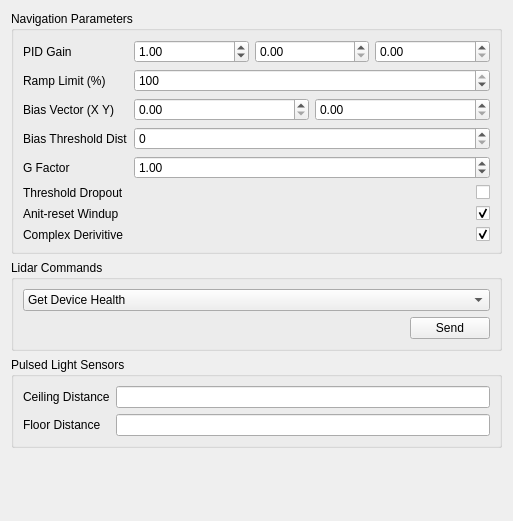
<?xml version="1.0" encoding="UTF-8"?>
<ui version="4.0">
 <class>sensor_controls</class>
 <widget class="QWidget" name="sensor_controls">
  <property name="geometry">
   <rect>
    <x>0</x>
    <y>0</y>
    <width>513</width>
    <height>521</height>
   </rect>
  </property>
  <property name="windowTitle">
   <string>Form</string>
  </property>
  <layout class="QVBoxLayout" name="verticalLayout_4">
   <item>
    <widget class="QGroupBox" name="groupBox">
     <property name="title">
      <string>Navigation Parameters</string>
     </property>
     <layout class="QVBoxLayout" name="verticalLayout">
      <item>
       <layout class="QFormLayout" name="formLayout">
        <item row="0" column="0">
         <widget class="QLabel" name="label_5">
          <property name="text">
           <string>PID Gain</string>
          </property>
         </widget>
        </item>
        <item row="0" column="1">
         <layout class="QHBoxLayout" name="horizontalLayout_6">
          <item>
           <widget class="QDoubleSpinBox" name="m_alt_P_sb">
            <property name="maximum">
             <double>100.000000000000000</double>
            </property>
            <property name="singleStep">
             <double>0.100000000000000</double>
            </property>
            <property name="value">
             <double>1.000000000000000</double>
            </property>
           </widget>
          </item>
          <item>
           <widget class="QDoubleSpinBox" name="m_alt_I_sb">
            <property name="maximum">
             <double>10.000000000000000</double>
            </property>
            <property name="singleStep">
             <double>0.010000000000000</double>
            </property>
           </widget>
          </item>
          <item>
           <widget class="QDoubleSpinBox" name="m_alt_D_sb">
            <property name="maximum">
             <double>100.000000000000000</double>
            </property>
            <property name="singleStep">
             <double>0.100000000000000</double>
            </property>
           </widget>
          </item>
         </layout>
        </item>
        <item row="1" column="0">
         <widget class="QLabel" name="label_6">
          <property name="text">
           <string>Ramp Limit (%)</string>
          </property>
         </widget>
        </item>
        <item row="1" column="1">
         <widget class="QSpinBox" name="m_alt_ramp_sb">
          <property name="maximum">
           <number>100</number>
          </property>
          <property name="value">
           <number>100</number>
          </property>
         </widget>
        </item>
        <item row="2" column="0">
         <widget class="QLabel" name="label_7">
          <property name="text">
           <string>Bias Vector (X Y)</string>
          </property>
         </widget>
        </item>
        <item row="2" column="1">
         <layout class="QHBoxLayout" name="horizontalLayout_7">
          <item>
           <widget class="QDoubleSpinBox" name="m_bias_x_sb">
            <property name="maximum">
             <double>5000.000000000000000</double>
            </property>
           </widget>
          </item>
          <item>
           <widget class="QDoubleSpinBox" name="m_bias_y_sb">
            <property name="maximum">
             <double>5000.000000000000000</double>
            </property>
            <property name="value">
             <double>0.000000000000000</double>
            </property>
           </widget>
          </item>
         </layout>
        </item>
        <item row="3" column="0">
         <widget class="QLabel" name="label_12">
          <property name="text">
           <string>Bias Threshold Dist</string>
          </property>
         </widget>
        </item>
        <item row="3" column="1">
         <widget class="QSpinBox" name="m_bias_threshold_sb">
          <property name="maximum">
           <number>10000</number>
          </property>
          <property name="singleStep">
           <number>10</number>
          </property>
         </widget>
        </item>
        <item row="4" column="0">
         <widget class="QLabel" name="label_11">
          <property name="text">
           <string>G Factor</string>
          </property>
         </widget>
        </item>
        <item row="4" column="1">
         <widget class="QDoubleSpinBox" name="m_g_factor_sb">
          <property name="maximum">
           <double>100.000000000000000</double>
          </property>
          <property name="singleStep">
           <double>0.010000000000000</double>
          </property>
          <property name="value">
           <double>1.000000000000000</double>
          </property>
         </widget>
        </item>
        <item row="5" column="0">
         <widget class="QLabel" name="label_13">
          <property name="text">
           <string>Threshold Dropout</string>
          </property>
         </widget>
        </item>
        <item row="5" column="1">
         <widget class="QCheckBox" name="m_threshold_dropout_cb">
          <property name="layoutDirection">
           <enum>Qt::RightToLeft</enum>
          </property>
          <property name="text">
           <string/>
          </property>
         </widget>
        </item>
        <item row="6" column="0">
         <widget class="QLabel" name="label_8">
          <property name="text">
           <string>Anit-reset Windup</string>
          </property>
         </widget>
        </item>
        <item row="6" column="1">
         <widget class="QCheckBox" name="m_ant_reset_windup_cb">
          <property name="layoutDirection">
           <enum>Qt::RightToLeft</enum>
          </property>
          <property name="text">
           <string/>
          </property>
          <property name="checked">
           <bool>true</bool>
          </property>
         </widget>
        </item>
        <item row="7" column="0">
         <widget class="QLabel" name="label_9">
          <property name="text">
           <string>Complex Derivitive</string>
          </property>
         </widget>
        </item>
        <item row="7" column="1">
         <widget class="QCheckBox" name="m_complex_der_cb">
          <property name="layoutDirection">
           <enum>Qt::RightToLeft</enum>
          </property>
          <property name="text">
           <string/>
          </property>
          <property name="checked">
           <bool>true</bool>
          </property>
         </widget>
        </item>
       </layout>
      </item>
     </layout>
     <zorder></zorder>
     <zorder></zorder>
    </widget>
   </item>
   <item>
    <widget class="QGroupBox" name="groupBox_2">
     <property name="title">
      <string>Lidar Commands</string>
     </property>
     <layout class="QVBoxLayout" name="verticalLayout_2">
      <item>
       <widget class="QComboBox" name="m_command_cbox">
        <property name="sizePolicy">
         <sizepolicy hsizetype="MinimumExpanding" vsizetype="Fixed">
          <horstretch>0</horstretch>
          <verstretch>0</verstretch>
         </sizepolicy>
        </property>
        <item>
         <property name="text">
          <string>Get Device Health</string>
         </property>
        </item>
        <item>
         <property name="text">
          <string>Get Device Information</string>
         </property>
        </item>
        <item>
         <property name="text">
          <string>Start Scan</string>
         </property>
        </item>
        <item>
         <property name="text">
          <string>Force Scan</string>
         </property>
        </item>
        <item>
         <property name="text">
          <string>Stop Scan</string>
         </property>
        </item>
        <item>
         <property name="text">
          <string>Reset</string>
         </property>
        </item>
       </widget>
      </item>
      <item>
       <layout class="QHBoxLayout" name="horizontalLayout">
        <item>
         <spacer name="horizontalSpacer">
          <property name="orientation">
           <enum>Qt::Horizontal</enum>
          </property>
          <property name="sizeHint" stdset="0">
           <size>
            <width>40</width>
            <height>20</height>
           </size>
          </property>
         </spacer>
        </item>
        <item>
         <widget class="QPushButton" name="m_send_btn">
          <property name="text">
           <string>Send</string>
          </property>
         </widget>
        </item>
       </layout>
      </item>
     </layout>
    </widget>
   </item>
   <item>
    <widget class="QGroupBox" name="groupBox_3">
     <property name="title">
      <string>Pulsed Light Sensors</string>
     </property>
     <layout class="QVBoxLayout" name="verticalLayout_3">
      <item>
       <layout class="QFormLayout" name="formLayout_3">
        <item row="0" column="0">
         <widget class="QLabel" name="label_3">
          <property name="text">
           <string>Ceiling Distance</string>
          </property>
         </widget>
        </item>
        <item row="0" column="1">
         <widget class="QLineEdit" name="m_ceiling_le">
          <property name="sizePolicy">
           <sizepolicy hsizetype="Minimum" vsizetype="Minimum">
            <horstretch>0</horstretch>
            <verstretch>0</verstretch>
           </sizepolicy>
          </property>
          <property name="readOnly">
           <bool>true</bool>
          </property>
         </widget>
        </item>
        <item row="1" column="0">
         <widget class="QLabel" name="label_4">
          <property name="text">
           <string>Floor Distance</string>
          </property>
         </widget>
        </item>
        <item row="1" column="1">
         <widget class="QLineEdit" name="m_floor_le">
          <property name="sizePolicy">
           <sizepolicy hsizetype="Minimum" vsizetype="Minimum">
            <horstretch>0</horstretch>
            <verstretch>0</verstretch>
           </sizepolicy>
          </property>
          <property name="readOnly">
           <bool>true</bool>
          </property>
         </widget>
        </item>
       </layout>
      </item>
     </layout>
    </widget>
   </item>
   <item>
    <spacer name="verticalSpacer">
     <property name="orientation">
      <enum>Qt::Vertical</enum>
     </property>
     <property name="sizeHint" stdset="0">
      <size>
       <width>20</width>
       <height>40</height>
      </size>
     </property>
    </spacer>
   </item>
  </layout>
 </widget>
 <resources/>
 <connections>
  <connection>
   <sender>m_alt_D_sb</sender>
   <signal>valueChanged(double)</signal>
   <receiver>sensor_controls</receiver>
   <slot>on_edit()</slot>
   <hints>
    <hint type="sourcelabel">
     <x>489</x>
     <y>64</y>
    </hint>
    <hint type="destinationlabel">
     <x>384</x>
     <y>36</y>
    </hint>
   </hints>
  </connection>
  <connection>
   <sender>m_alt_I_sb</sender>
   <signal>valueChanged(double)</signal>
   <receiver>sensor_controls</receiver>
   <slot>on_edit()</slot>
   <hints>
    <hint type="sourcelabel">
     <x>372</x>
     <y>68</y>
    </hint>
    <hint type="destinationlabel">
     <x>224</x>
     <y>3</y>
    </hint>
   </hints>
  </connection>
  <connection>
   <sender>m_alt_P_sb</sender>
   <signal>valueChanged(double)</signal>
   <receiver>sensor_controls</receiver>
   <slot>on_edit()</slot>
   <hints>
    <hint type="sourcelabel">
     <x>254</x>
     <y>61</y>
    </hint>
    <hint type="destinationlabel">
     <x>152</x>
     <y>5</y>
    </hint>
   </hints>
  </connection>
  <connection>
   <sender>m_alt_ramp_sb</sender>
   <signal>valueChanged(int)</signal>
   <receiver>sensor_controls</receiver>
   <slot>on_edit()</slot>
   <hints>
    <hint type="sourcelabel">
     <x>480</x>
     <y>101</y>
    </hint>
    <hint type="destinationlabel">
     <x>377</x>
     <y>76</y>
    </hint>
   </hints>
  </connection>
  <connection>
   <sender>m_bias_y_sb</sender>
   <signal>valueChanged(double)</signal>
   <receiver>sensor_controls</receiver>
   <slot>on_edit()</slot>
   <hints>
    <hint type="sourcelabel">
     <x>489</x>
     <y>134</y>
    </hint>
    <hint type="destinationlabel">
     <x>381</x>
     <y>112</y>
    </hint>
   </hints>
  </connection>
  <connection>
   <sender>m_bias_x_sb</sender>
   <signal>valueChanged(double)</signal>
   <receiver>sensor_controls</receiver>
   <slot>on_edit()</slot>
   <hints>
    <hint type="sourcelabel">
     <x>313</x>
     <y>134</y>
    </hint>
    <hint type="destinationlabel">
     <x>380</x>
     <y>150</y>
    </hint>
   </hints>
  </connection>
  <connection>
   <sender>m_bias_threshold_sb</sender>
   <signal>valueChanged(int)</signal>
   <receiver>sensor_controls</receiver>
   <slot>on_edit()</slot>
   <hints>
    <hint type="sourcelabel">
     <x>382</x>
     <y>167</y>
    </hint>
    <hint type="destinationlabel">
     <x>379</x>
     <y>191</y>
    </hint>
   </hints>
  </connection>
  <connection>
   <sender>m_g_factor_sb</sender>
   <signal>valueChanged(double)</signal>
   <receiver>sensor_controls</receiver>
   <slot>on_edit()</slot>
   <hints>
    <hint type="sourcelabel">
     <x>435</x>
     <y>199</y>
    </hint>
    <hint type="destinationlabel">
     <x>380</x>
     <y>180</y>
    </hint>
   </hints>
  </connection>
  <connection>
   <sender>m_threshold_dropout_cb</sender>
   <signal>toggled(bool)</signal>
   <receiver>sensor_controls</receiver>
   <slot>on_edit()</slot>
   <hints>
    <hint type="sourcelabel">
     <x>490</x>
     <y>220</y>
    </hint>
    <hint type="destinationlabel">
     <x>390</x>
     <y>216</y>
    </hint>
   </hints>
  </connection>
  <connection>
   <sender>m_ant_reset_windup_cb</sender>
   <signal>toggled(bool)</signal>
   <receiver>sensor_controls</receiver>
   <slot>on_edit()</slot>
   <hints>
    <hint type="sourcelabel">
     <x>490</x>
     <y>243</y>
    </hint>
    <hint type="destinationlabel">
     <x>377</x>
     <y>223</y>
    </hint>
   </hints>
  </connection>
  <connection>
   <sender>m_complex_der_cb</sender>
   <signal>toggled(bool)</signal>
   <receiver>sensor_controls</receiver>
   <slot>on_edit()</slot>
   <hints>
    <hint type="sourcelabel">
     <x>485</x>
     <y>266</y>
    </hint>
    <hint type="destinationlabel">
     <x>379</x>
     <y>146</y>
    </hint>
   </hints>
  </connection>
 </connections>
 <slots>
  <slot>on_edit()</slot>
 </slots>
</ui>
